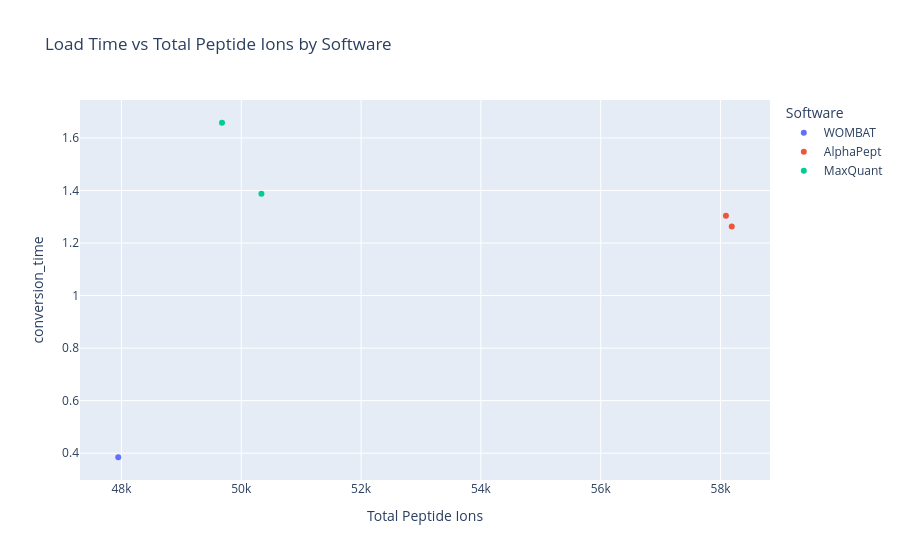

Here is the notebook cell this chart was saved with:
### Code cell
create_scatter_plot(performance_df, x_column="total_peptide_ions",
                    y_column="conversion_time",
                    title="Load Time vs Total Peptide Ions by Software")

### Figure 1 — Plotly figure (JSON) as saved in the notebook; plotly's stock layout.template omitted (floating-point values rounded to 4 significant figures)
{"data": [{"hovertemplate": "Software=WOMBAT<br>Total Peptide Ions=%{x}<br>conversion_time=%{y}<extra></extra>", "legendgroup": "WOMBAT", "marker": {"color": "#636efa", "symbol": "circle"}, "mode": "markers", "name": "WOMBAT", "orientation": "v", "showlegend": true, "type": "scatter", "x": [47947], "xaxis": "x", "y": [0.3845], "yaxis": "y"}, {"hovertemplate": "Software=AlphaPept<br>Total Peptide Ions=%{x}<br>conversion_time=%{y}<extra></extra>", "legendgroup": "AlphaPept", "marker": {"color": "#EF553B", "symbol": "circle"}, "mode": "markers", "name": "AlphaPept", "orientation": "v", "showlegend": true, "type": "scatter", "x": [58187, 58090], "xaxis": "x", "y": [1.263, 1.304], "yaxis": "y"}, {"hovertemplate": "Software=MaxQuant<br>Total Peptide Ions=%{x}<br>conversion_time=%{y}<extra></extra>", "legendgroup": "MaxQuant", "marker": {"color": "#00cc96", "symbol": "circle"}, "mode": "markers", "name": "MaxQuant", "orientation": "v", "showlegend": true, "type": "scatter", "x": [49679, 50337], "xaxis": "x", "y": [1.658, 1.388], "yaxis": "y"}], "layout": {"hovermode": "closest", "legend": {"title": {"text": "Software"}, "tracegroupgap": 0}, "title": {"text": "Load Time vs Total Peptide Ions by Software"}, "xaxis": {"anchor": "y", "domain": [0, 1], "title": {"text": "Total Peptide Ions"}}, "yaxis": {"anchor": "x", "domain": [0, 1], "title": {"text": "conversion_time"}}}}
